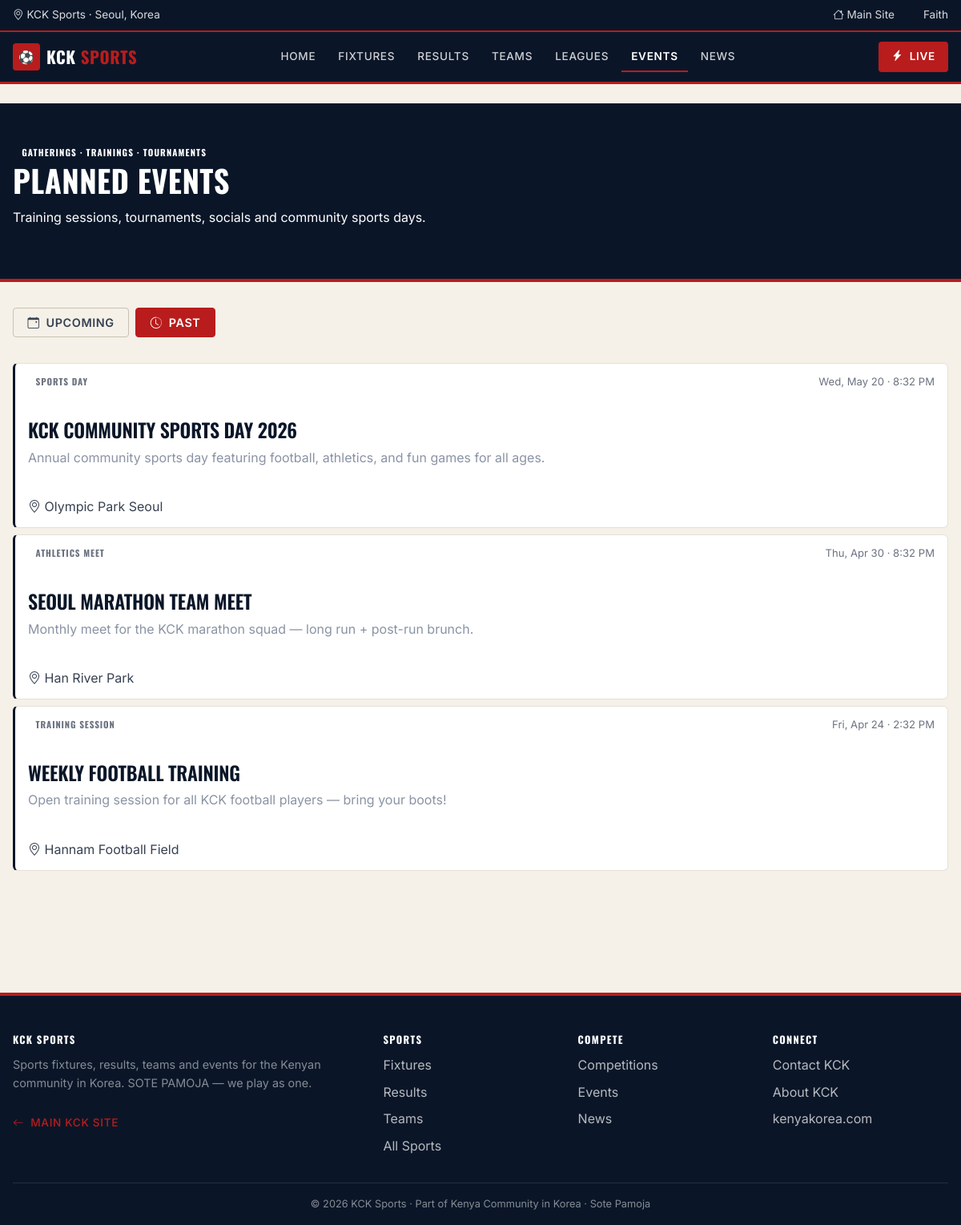
Screenshot of /events/?when=past (signed in) with the database file from the repository.
### accounts/models.py (models this page shows, shortened)
class User(AbstractUser):
    is_admin = models.BooleanField(default=False)
    phone = models.CharField(max_length=20, blank=True)
    profile_photo = models.ImageField(upload_to='profiles/', blank=True, null=True)
    bio = models.TextField(blank=True)
    korean_phone = models.CharField(max_length=20, blank=True)
    address_korea = models.TextField(blank=True)
    city = models.CharField(max_length=20, choices=CITY_CHOICES, blank=True)
    category = models.CharField(max_length=20, choices=CATEGORY_CHOICES, blank=True)
    arrival_date = models.DateField(blank=True, null=True)
    emergency_contact_name = models.CharField(max_length=255, blank=True)
    emergency_contact_phone = models.CharField(max_length=20, blank=True)
    is_verified = models.BooleanField(default=False)
    verified_at = models.DateTimeField(blank=True, null=True)
    email_verified = models.BooleanField(default=False)
    @property
    def leader_role(self):
        try:
            return self.leader_profile if self.leader_profile.is_active else None
        except Exception:
            return None

### sports/models.py (models this page shows, shortened)
class SportsEvent(models.Model):
    EVENT_TYPE_CHOICES = [
        ('training', 'Training Session'),
        ('friendly', 'Friendly Match'),
        ('sports_day', 'Sports Day'),
        ('tournament', 'Tournament'),
        ('meet', 'Athletics Meet'),
        ('social', 'Social / Awards'),
        ('other', 'Other'),
    ]
    title = models.CharField(max_length=255)
    slug = models.SlugField(unique=True, max_length=255, blank=True)
    event_type = models.CharField(max_length=30, choices=EVENT_TYPE_CHOICES, default='training')
    sport = models.ForeignKey(Sport, on_delete=models.SET_NULL, null=True, blank=True,
        related_name='events')
    description = models.TextField()
    starts_at = models.DateTimeField()
    ends_at = models.DateTimeField(null=True, blank=True)
    venue = models.CharField(max_length=255)
    cover_image = models.ImageField(upload_to='sports/events/', blank=True, null=True)
    registration_open = models.BooleanField(default=True)
    max_participants = models.IntegerField(null=True, blank=True)
    active = models.BooleanField(default=True)
    created_by = models.ForeignKey(settings.AUTH_USER_MODEL, on_delete=models.SET_NULL,
        null=True, blank=True)
    created_at = models.DateTimeField(auto_now_add=True)
    class Meta:
        ordering = ['-starts_at']

### sports/views.py (the view)
# urls.py: path('', views.event_list, name='event_list'),
def event_list(request):
    qs = SportsEvent.objects.filter(active=True)
    when = request.GET.get('when', 'upcoming')
    if when == 'upcoming':
        qs = qs.filter(starts_at__gte=timezone.now()).order_by('starts_at')
    elif when == 'past':
        qs = qs.filter(starts_at__lt=timezone.now()).order_by('-starts_at')
    return render(request, 'sports/event_list.html', {
        'events': qs, 'when': when,
    })

### core/context_processors.py (called while the page is built)
def site_context(request):
    now = timezone.now()
    active_announcements = Announcement.objects.filter(
        active=True, starts_at__lte=now, ends_at__gte=now
    )
    ss = SiteSettings.load()
    return {
        'site_settings': ss,
        'SITE_NAME': ss.site_name or settings.SITE_NAME,
        'SITE_SHORT_NAME': ss.site_short_name or settings.SITE_SHORT_NAME,
        'SITE_EMAIL': ss.email or settings.SITE_EMAIL,
        'SITE_PHONE': ss.phone or settings.SITE_PHONE,
        'SITE_ADDRESS': ss.address or getattr(settings, 'SITE_ADDRESS', 'Seoul, South Korea'),
        'SITE_TAGLINE': ss.tagline,
        'SLOGAN': ss.slogan or 'SOTE PAMOJA',
        'SLOGAN_TRANSLATION': ss.slogan_translation or 'All Together',
        'SLOGAN_DESCRIPTION': ss.slogan_description or 'the spirit of our community',
        'active_announcements': active_announcements,
    }

### core/models.py (called while the page is built)
    @classmethod
    def load(cls):
        obj, _ = cls.objects.get_or_create(pk=1)
        return obj

### leaders/permissions.py (called while the page is built)
def user_has_perm(user, flag):
    if not user or not user.is_authenticated:
        return False
    if user.is_superuser:
        return True
    if getattr(user, 'is_admin', False):
        return True
    if flag not in PERMISSION_FLAGS:
        return False
    leader = getattr(user, 'leader_role', None)
    if not leader:
        return False
    perms = getattr(leader, 'permissions', None)
    if not perms:
        return False
    return bool(getattr(perms, flag, False))

### memberships/context_processors.py (called while the page is built)
def membership_context(request):
    user = getattr(request, 'user', None)
    return {
        'active_membership': user_active_membership(user) if user else None,
        'is_member': bool(user_active_membership(user)) if user and user.is_authenticated else False,
        'is_treasurer_user': is_treasurer(user) if user else False,
        'is_oversight_user': is_president_or_secretary(user) if user else False,
    }

### memberships/utils.py (called while the page is built)
def is_treasurer(user):
    from leaders.permissions import user_has_perm
    return user_has_perm(user, 'can_manage_memberships')

def is_president_or_secretary(user):
    from leaders.permissions import user_has_perm
    return user_has_perm(user, 'can_view_audit_log')

def user_active_membership(user):
    if not user or not user.is_authenticated:
        return None
    from .models import Membership
    today = timezone.now().date()
    return (Membership.objects.filter(
                user=user, status=Membership.STATUS_ACTIVE, period_end__gte=today)
            .select_related('tier').first())

### templates/sports/event_list.html (shortened to what this page needs)
{% extends 'sports/sports_base.html' %}
{% load static %}
{% block content %}
<section class="sp-hero" style="padding:3rem 0;">
    <div class="container-sp">
        <div class="sp-eyebrow">GATHERINGS · TRAININGS · TOURNAMENTS</div>
        <h1>PLANNED <span class="hl">EVENTS</span></h1>
        <p class="tagline">Training sessions, tournaments, socials and community sports days.</p>
    </div>
</section>
<section class="section-sp">
    <div class="container-sp">
        <div style="display:flex;gap:0.5rem;margin-bottom:2rem;">
            <a href="?when=upcoming" class="sp-btn {% if when == 'upcoming' or not when %}sp-btn-primary{% else %}sp-btn-ghost{% endif %}">
                <i class="bi bi-calendar-event"></i> Upcoming
            </a>
            <a href="?when=past" class="sp-btn {% if when == 'past' %}sp-btn-primary{% else %}sp-btn-ghost{% endif %}">
                <i class="bi bi-clock-history"></i> Past
            </a>
        </div>
        {% if events %}
        <div class="grid-2">
            {% for event in events %}
            <a href="{% url 'sports:event_detail' event.slug %}" style="text-decoration:none;color:inherit;">
                <div class="sp-fixture">
                    <div class="meta">
                        <span class="sp-badge">{{ event.get_event_type_display|default:event.event_type|default:"Event" }}</span>
                        <span>{{ event.starts_at|date:"D, M j · g:i A" }}</span>
                    </div>
                    <div style="padding:1.5rem 0;">
                        <h3 style="font-family:Oswald,sans-serif;font-size:1.5rem;text-transform:uppercase;margin:0 0 0.5rem;">
                            {{ event.title }}
                        </h3>
                        {% if event.description %}
                        <p style="color:var(--sp-text-dim,#8a93a4);margin:0;">
                            {{ event.description|striptags|truncatewords:25 }}
                        </p>
                        {% endif %}
                    </div>
                    <div class="footer">
                        <span><i class="bi bi-geo-alt"></i> {{ event.venue|default:"TBA" }}</span>
                    </div>
                </div>
            </a>
            {% endfor %}
        </div>
        {% else %}
        <div class="sp-empty">
            <div class="icon"><i class="bi bi-calendar-x"></i></div>
            <p>No {{ when|default:"upcoming" }} events.</p>
        </div>
        {% endif %}
    </div>
</section>
{% endblock %}

### templates/sports/sports_base.html (shortened to what this page needs)
{% load static %}
<!DOCTYPE html>
<html lang="en">
<head>
<link rel="stylesheet" href="https://cdn.jsdelivr.net/npm/bootstrap-icons@1.11.2/font/bootstrap-icons.css">
<link rel="stylesheet" href="{% static 'css/sports.css' %}">
</head>
<body>
<div class="sp-topbar">
    <div class="container-sp" style="display:flex;justify-content:space-between;align-items:center;">
        <div><i class="bi bi-geo-alt"></i> KCK Sports · Seoul, Korea</div>
        <div style="display:flex;gap:1.5rem;align-items:center;">
            {% if user.is_authenticated %}
                <a href="/"><i class="bi bi-house"></i> Main Site</a>
                <a href="/accounts/dashboard/">{{ user.first_name|default:user.username }}</a>
            {% else %}
                <a href="/accounts/login/?next={{ request.path }}">Login</a>
            {% endif %}
        </div>
    </div>
</div>
<nav class="sp-navbar">
    <div class="container-sp inner">
        <a href="{% url 'sports:home' %}" class="sp-brand">
            <span class="brand-mark">⚽</span>
            <span>KCK <span class="accent">SPORTS</span></span>
        </a>
        <ul class="sp-nav-links" id="spNavLinks">
            <li><a href="{% url 'sports:home' %}" {% if request.resolver_match.url_name == 'home' %}class="active"{% endif %}>Home</a></li>
            <li><a href="{% url 'sports:fixture_list' %}" {% if 'fixture' in request.path %}class="active"{% endif %}>Fixtures</a></li>
            <li><a href="{% url 'sports:results' %}" {% if 'results' in request.path %}class="active"{% endif %}>Results</a></li>
            <li><a href="{% url 'sports:team_list' %}" {% if 'teams' in request.path %}class="active"{% endif %}>Teams</a></li>
            <li><a href="{% url 'sports:competition_list' %}" {% if 'competition' in request.path %}class="active"{% endif %}>Leagues</a></li>
            <li><a href="{% url 'sports:event_list' %}" {% if '/events' in request.path %}class="active"{% endif %}>Events</a></li>
            <li><a href="{% url 'sports:news_list' %}" {% if '/news' in request.path %}class="active"{% endif %}>News</a></li>
        </ul>
        <a href="{% url 'sports:fixture_list' %}" class="sp-nav-cta">
            <i class="bi bi-lightning-charge-fill"></i> Live
        </a>
    </div>
</nav>
<main>
{% block content %}{% endblock %}
</main>
<footer class="sp-footer">
    <div class="container-sp">
        <div class="grid">
            <div>
                <h5>KCK Sports</h5>
                <p class="text-dim" style="font-size:0.9rem;">Sports fixtures, results, teams and events for the Kenyan community in Korea. SOTE PAMOJA — we play as one.</p>
                <a href="/" class="back-to-main"><i class="bi bi-arrow-left"></i> Main KCK Site</a>
            </div>
            <div>
                <h5>Sports</h5>
                <ul>
                    <li><a href="{% url 'sports:fixture_list' %}">Fixtures</a></li>
                    <li><a href="{% url 'sports:results' %}">Results</a></li>
                    <li><a href="{% url 'sports:team_list' %}">Teams</a></li>
                    <li><a href="{% url 'sports:sport_list' %}">All Sports</a></li>
                </ul>
            </div>
            <div>
                <h5>Compete</h5>
                <ul>
                    <li><a href="{% url 'sports:competition_list' %}">Competitions</a></li>
                    <li><a href="{% url 'sports:event_list' %}">Events</a></li>
                    <li><a href="{% url 'sports:news_list' %}">News</a></li>
                </ul>
            </div>
            <div>
                <h5>Connect</h5>
                <ul>
                    <li><a href="/contact/">Contact KCK</a></li>
                    <li><a href="/about/">About KCK</a></li>
                    <li><a href="/">kenyakorea.com</a></li>
                </ul>
            </div>
        </div>
        <div class="bottom">
            &copy; {% now "Y" %} KCK Sports · Part of Kenya Community in Korea · Sote Pamoja
        </div>
    </div>
</footer>
</body>
</html>

### rows the page displays
User: first_name "Faith"
SportsEvent: event_type "SPORTS DAY", starts_at "Wed, May 20 · 8:32 PM", title "KCK COMMUNITY SPORTS DAY 2026", description "Annual community sports day featuring football, athletics, and fun games for all ages.", venue "Olympic Park Seoul"
SportsEvent: event_type "ATHLETICS MEET", starts_at "Thu, Apr 30 · 8:32 PM", title "SEOUL MARATHON TEAM MEET", description "Monthly meet for the KCK marathon squad — long run + post-run brunch.", venue "Han River Park"
SportsEvent: event_type "TRAINING SESSION", starts_at "Fri, Apr 24 · 2:32 PM", title "WEEKLY FOOTBALL TRAINING", description "Open training session for all KCK football players — bring your boots!", venue "Hannam Football Field"
